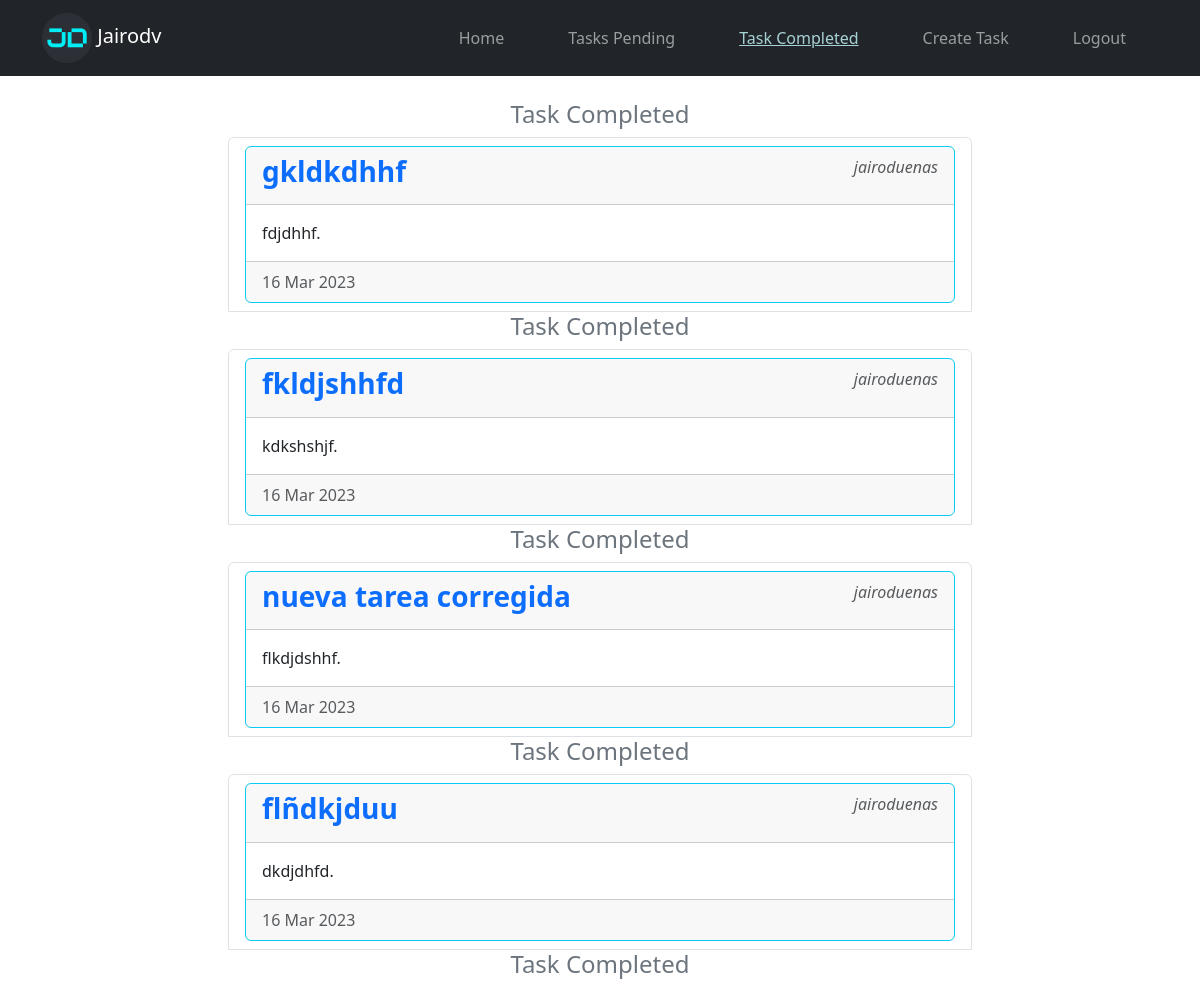
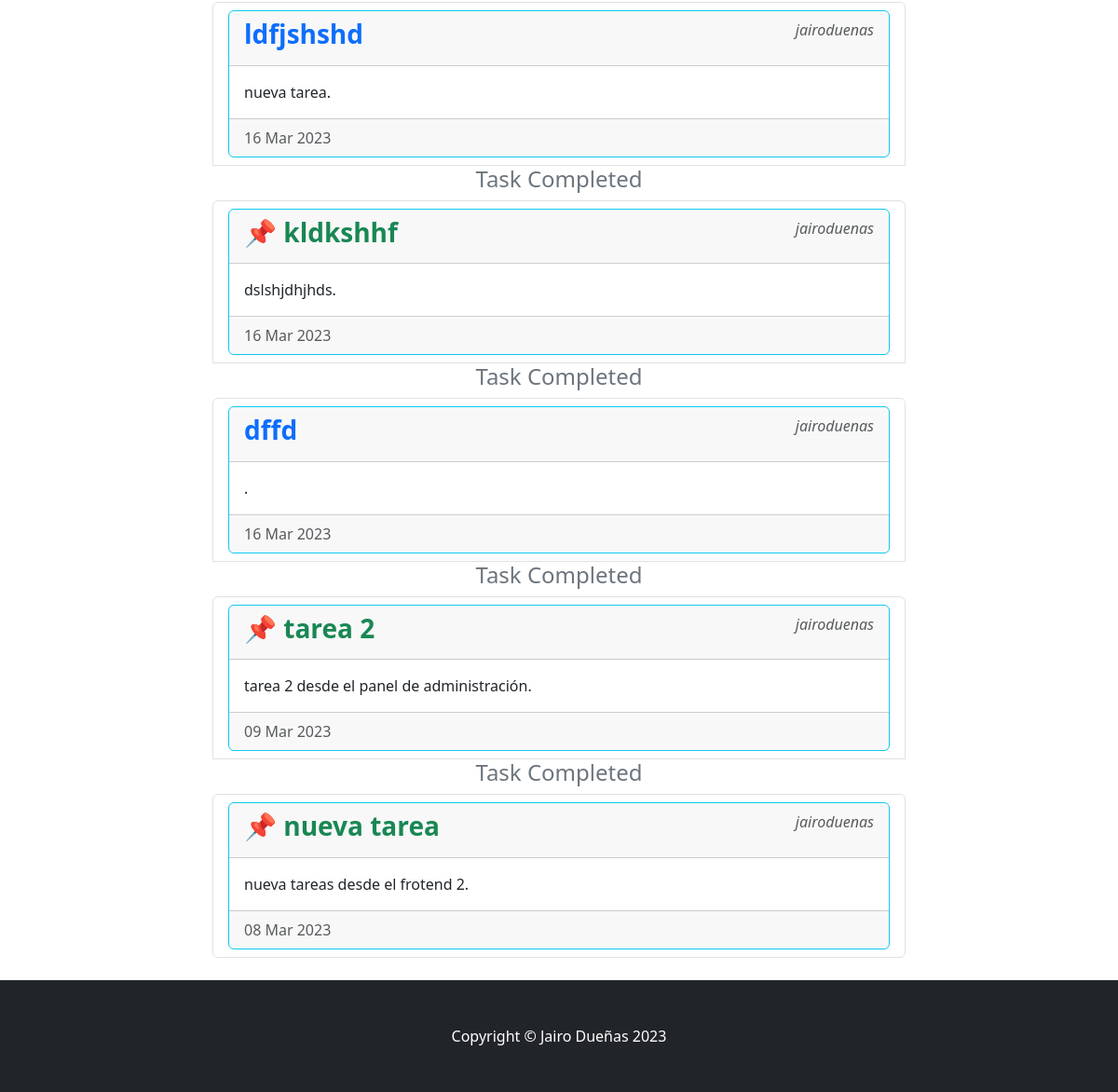
Page /tasks_completed/ (signed in) on the committed database (2 pictures, top to bottom).
### tasks/models.py (models this page shows, shortened)
class Task(models.Model):
  title = models.CharField(max_length=200)
  description = models.TextField(blank=True)
  created = models.DateTimeField(auto_now_add=True)
  datecompleted = models.DateTimeField(null=True, blank=True)
  important = models.BooleanField(default=False)
  user = models.ForeignKey(User, on_delete=models.CASCADE)
  class Meta:
    verbose_name='task'
    verbose_name_plural='tasks'

### tasks/views.py (the view)
# urls.py: path('tasks_completed/', views.tasks_completed, name='tasks_completed'),
@login_required
def tasks_completed(request):
  tasks = Task.objects.filter(user=request.user, datecompleted__isnull=False).order_by('-datecompleted')
  return render(request, 'tasks/tasks.html', {'tasks':tasks})

### tasks/templates/tasks/tasks.html (shortened to what this page needs)
{% extends 'base.html' %}
{% load static %}
{% block content %}
<main class="container">
  <div class="col-md-8 offset-md-2 py-4">
    {% for task in tasks %}
    {% if task.datecompleted %}
    <h3 class="text-center fs-4 text text-secondary">Task Completed</h3>
    {% else %}
    <h3 class="text-center fs-4 text-secondary">Task Pending</h3>
    {% endif %}
    <ul class="list-group">
      <li class="list-group-item">
        <div class="card bg-transparent border-info">
          <div class="card-header d-flex justify-content-between">
            <a class="text-decoration-none" href="{% url 'task_detail' task.id %}">
              {% if task.important %}
              <h3 class="fw-bold text-success">📌 {{task.title}}</h3>
              {% else %}
              <h3 class="fw-bold">{{task.title}}</h3>
              {% endif %}
            </a>
            <p class=" text-body-secondary fst-italic">{{task.user.username}}</p>
          </div>
          <div class="card-body ">
            <p class="card-text">{{task.description}}.</p>
          </div>
          <div class="card-footer text-body-secondary">
            {{task.datecompleted|date:"d M Y"}}
          </div>
        </div>
      </li>
      {% endfor %}
    </ul>
  </div>
</main>
{% endblock content %}

### rows in the picture
Task: shows "Task Completed", title "gkldkdhhf", user.username "jairoduenas", description "fdjdhhf", datecompleted "16 Mar 2023"
Task: shows "Task Completed", title "fkldjshhfd", user.username "jairoduenas", description "kdkshshjf", datecompleted "16 Mar 2023"
Task: shows "Task Completed", title "nueva tarea corregida", user.username "jairoduenas", description "flkdjdshhf", datecompleted "16 Mar 2023"
Task: shows "Task Completed", title "flñdkjduu", user.username "jairoduenas", description "dkdjdhfd", datecompleted "16 Mar 2023"
Task: shows "Task Completed", title "ldfjshshd", user.username "jairoduenas", description "nueva tarea", datecompleted "16 Mar 2023"
Task: shows "Task Completed", title "kldkshhf", user.username "jairoduenas", description "dslshjdhjhds", datecompleted "16 Mar 2023"
Task: shows "Task Completed", title "dffd", user.username "jairoduenas", datecompleted "16 Mar 2023"
Task: shows "Task Completed", title "tarea 2", user.username "jairoduenas", description "tarea 2 desde el panel de administración", datecompleted "09 Mar 2023"
Task: shows "Task Completed", title "nueva tarea", user.username "jairoduenas", description "nueva tareas desde el frotend 2", datecompleted "08 Mar 2023"
